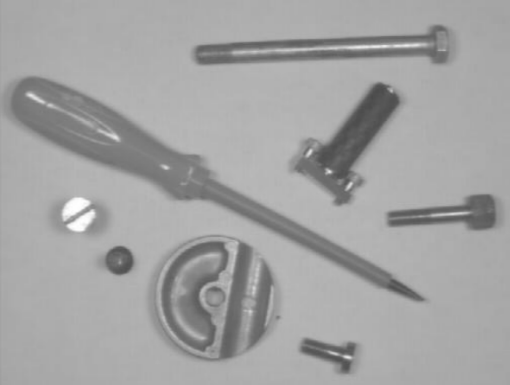
#> input picture img/img7.png, 510 x 385 px
$ python 7_3.py
#> lines starting #> are read from the running program, lines starting #| are printed output that depends on the picture
import cv2 as cv
import numpy as np
import matplotlib.pyplot as plts

def contrastStretching(a,b,c,d,img):
    size = img.shape
    for i in range(size[0]):
        for j in range(size[1]):
            img[i, j] = (img[i,j] - c)*((b-a)/(d-c)) + a
    return img


img1 = cv.imread('img/img7.png')
#> img1 is the input picture: shape (385, 510, 3); min 74, max 255, mean 162.7
img2 = cv.imread('img/img8.png')
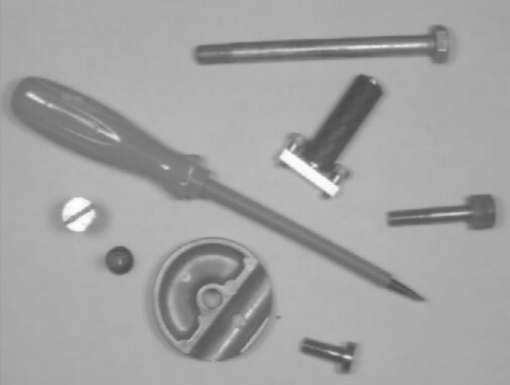
#> input picture img/img8.png, 510 x 385 px
#> img2 is the input picture: shape (385, 510, 3); min 73, max 253, mean 162.6
output = np.zeros((len(img1),len(img1[0]),3),np.uint8)
#> output: shape (385, 510, 3); every value is 0
size = img1.shape
#> size = (385, 510, 3)

for i in range(size[0]):
    for j in range(size[1]):
        output[i][j] = img1[i][j] / img2[i][j] *100
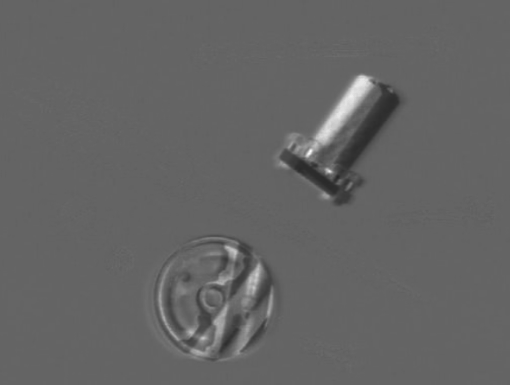
#> output: shape (385, 510, 3); min 39, max 252, mean 100.4


diff = contrastStretching(0,255,55,141,output)
#> after the loop in contrastStretching, `for i in range(size[0]):`:
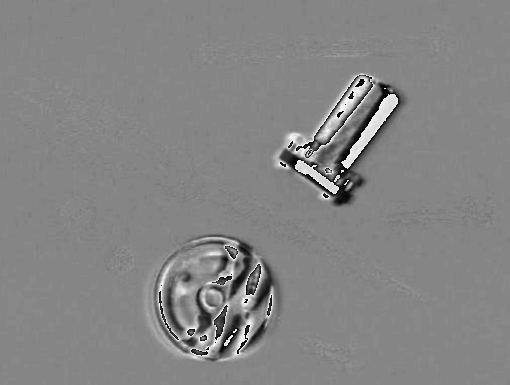
#> img: shape (385, 510, 3); min 0, max 255, mean 132.5

cv.imshow ( 'Ejercicio 3' , output)

if cv.waitKey(0) & 0xff == 27:
#> (key Esc is pressed here)
    cv.destroyAllWindows()
